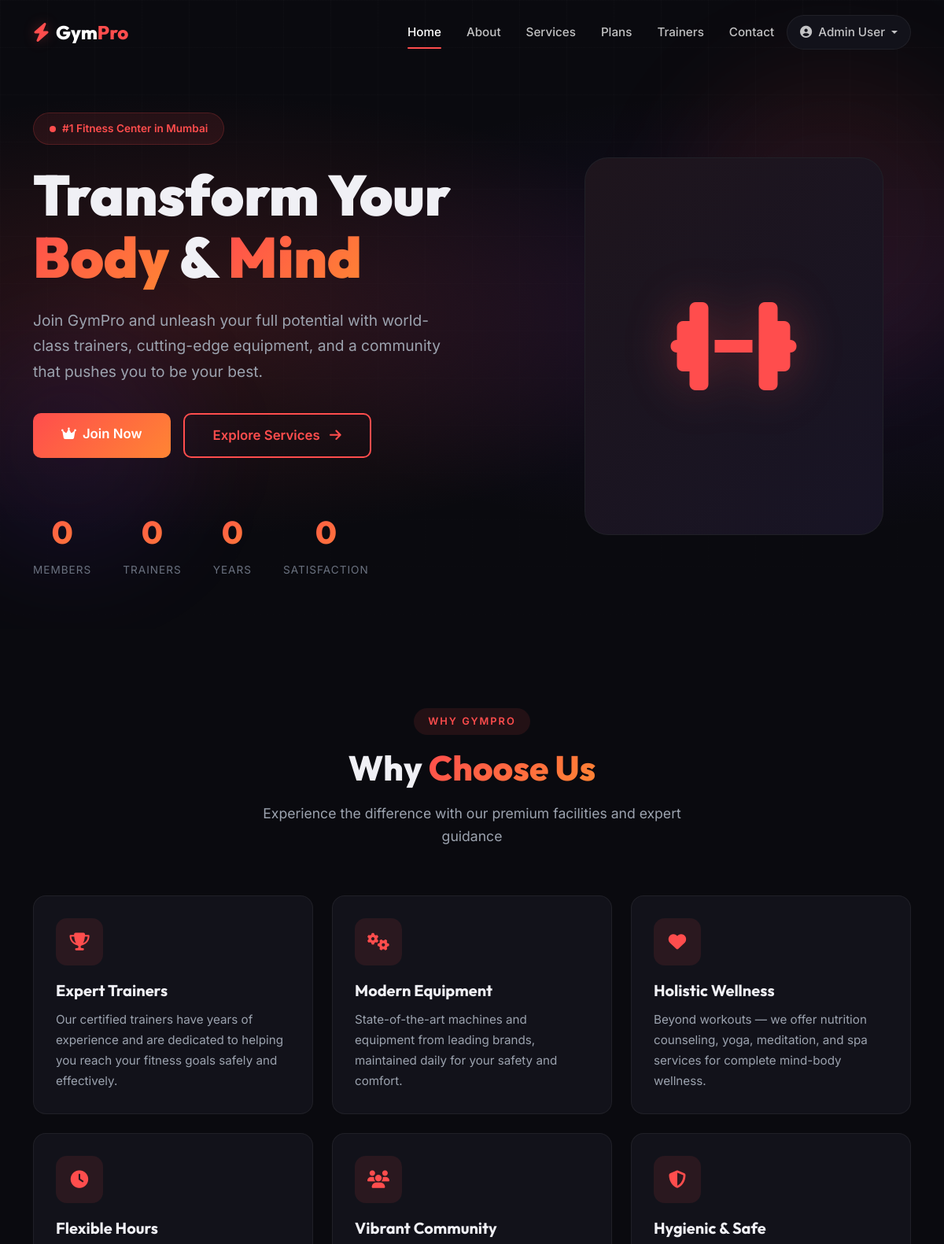
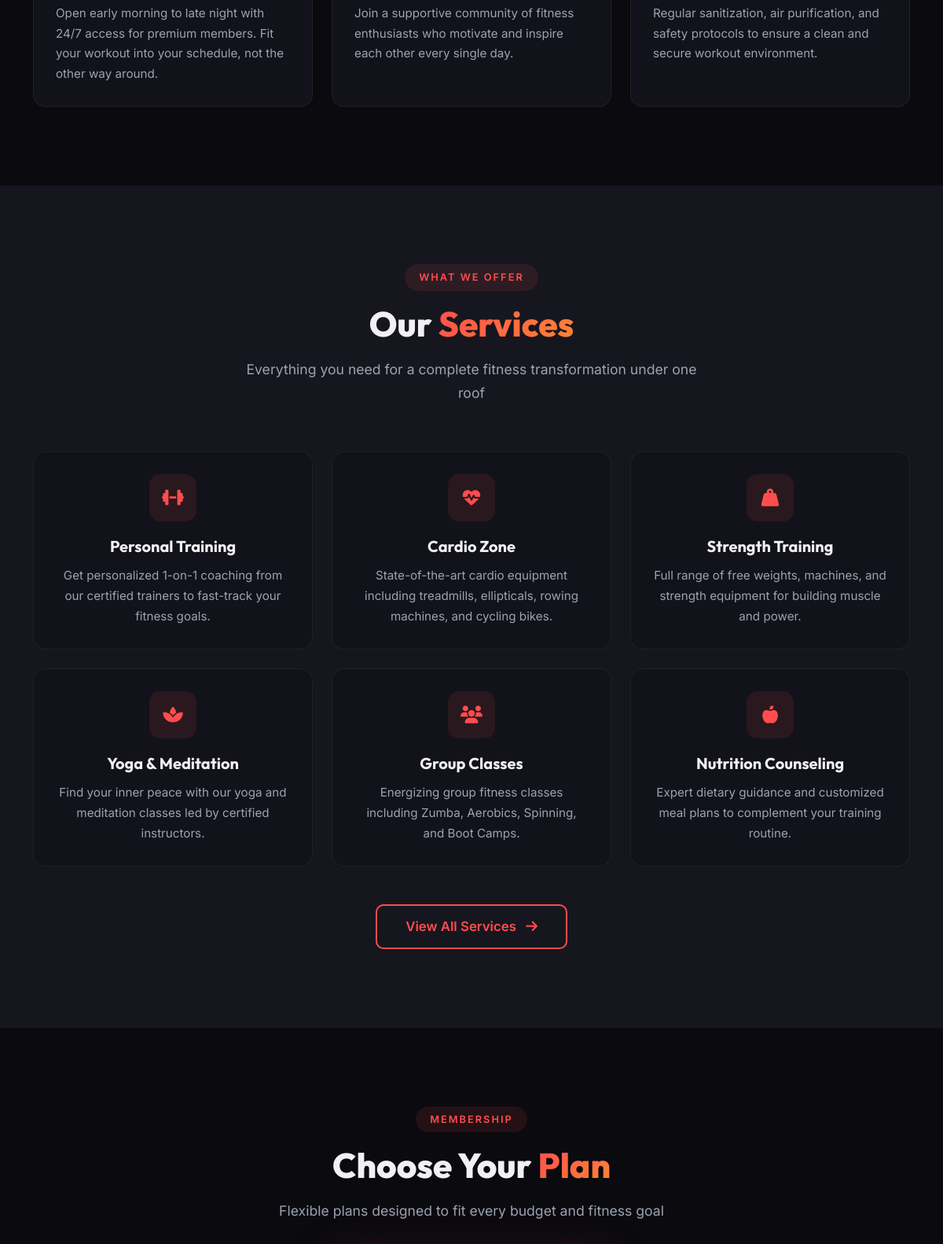
The page / (signed in, upper part) on the database its author committed (2 pictures, top to bottom).
### tables this page shows
CREATE TABLE IF NOT EXISTS services (
    id INT AUTO_INCREMENT PRIMARY KEY,
    name VARCHAR(100) NOT NULL,
    slug VARCHAR(100) NOT NULL UNIQUE,
    description TEXT DEFAULT NULL,
    icon VARCHAR(50) DEFAULT NULL,
    image VARCHAR(255) DEFAULT NULL,
    is_active TINYINT(1) DEFAULT 1,
    sort_order INT DEFAULT 0,
    created_at TIMESTAMP DEFAULT CURRENT_TIMESTAMP
);

### includes/functions.php (called while the page is built, shortened)
<?php
function getAllServices($activeOnly = true) {
    $db = getDB();
    $sql = "SELECT * FROM services";
    if ($activeOnly) $sql .= " WHERE is_active = 1";
    $sql .= " ORDER BY sort_order ASC";
    $stmt = $db->query($sql);
    return $stmt->fetchAll();
}
function sanitize($input) {
    return htmlspecialchars(trim($input), ENT_QUOTES, 'UTF-8');
}

### index.php (the view, shortened to what this page needs)
<?php
require_once 'includes/functions.php';
$services = getAllServices(true);
require_once 'includes/header.php';
?>
<section class="hero-section">
    <div class="hero-bg">
        <div class="hero-bg-pattern"></div>
    </div>
    <div class="hero-float hero-float-2"></div>
    <div class="container">
        <div class="row align-items-center">
            <div class="col-lg-7 hero-content">
                <div class="hero-badge">
                    <span class="pulse-dot"></span>
                    #1 Fitness Center in Mumbai
                </div>
                <h1 class="hero-title">
                    <span class="line">Transform Your</span>
                    <span class="line"><span class="text-gradient">Body</span> & <span class="text-gradient">Mind</span></span>
                </h1>
                <p class="hero-description">
                    Join GymPro and unleash your full potential with world-class trainers, cutting-edge equipment, and a community that pushes you to be your best.
                </p>
                <div class="hero-buttons">
                    <a href="<?= SITE_URL ?>/plans.php" class="btn btn-accent btn-lg">
                        <i class="fas fa-crown me-2"></i>Join Now
                    </a>
                    <a href="<?= SITE_URL ?>/services.php" class="btn btn-accent-outline btn-lg">
                        Explore Services <i class="fas fa-arrow-right ms-2"></i>
                    </a>
                </div>
                <div class="hero-stats">
                    <div class="hero-stat">
                        <span class="number" data-counter data-target="5000">0</span>
                        <span class="label">Members</span>
                    </div>
                    <div class="hero-stat">
                        <span class="number" data-counter data-target="50" data-suffix="+">0</span>
                        <span class="label">Trainers</span>
                    </div>
                    <div class="hero-stat">
                        <span class="number" data-counter data-target="15">0</span>
                        <span class="label">Years</span>
                    </div>
                    <div class="hero-stat">
                        <span class="number" data-counter data-target="98" data-suffix="%">0</span>
                        <span class="label">Satisfaction</span>
                    </div>
                </div>
            </div>
            <div class="col-lg-5 d-none d-lg-flex justify-content-center">
                <div style="width:380px;height:480px;background:var(--color-bg-card);border-radius:30px;border:1px solid var(--color-border);display:flex;align-items:center;justify-content:center;font-size:8rem;color:var(--color-accent);position:relative;overflow:hidden;">
                    <div style="position:absolute;inset:0;background:linear-gradient(135deg,rgba(255,77,77,0.05),rgba(124,58,237,0.05));"></div>
                    <i class="fas fa-dumbbell" style="position:relative;z-index:1;filter:drop-shadow(0 0 30px rgba(255,77,77,0.3));"></i>
                </div>
            </div>
        </div>
    </div>
</section>
<section class="section-padding">
    <div class="container">
        <div class="section-header" data-aos="fade-up">
            <span class="badge-label">Why GymPro</span>
            <h2>Why <span class="text-gradient">Choose Us</span></h2>
            <p>Experience the difference with our premium facilities and expert guidance</p>
        </div>
        <div class="row g-4">
            <div class="col-md-6 col-lg-4" data-aos="fade-up" data-aos-delay="100">
                <div class="gp-card h-100">
                    <div class="card-icon">
                        <i class="fas fa-trophy"></i>
                    </div>
                    <h4 class="card-title">Expert Trainers</h4>
                    <p class="card-text">Our certified trainers have years of experience and are dedicated to helping you reach your fitness goals safely and effectively.</p>
                </div>
            </div>
            <div class="col-md-6 col-lg-4" data-aos="fade-up" data-aos-delay="200">
                <div class="gp-card h-100">
                    <div class="card-icon">
                        <i class="fas fa-cogs"></i>
                    </div>
                    <h4 class="card-title">Modern Equipment</h4>
                    <p class="card-text">State-of-the-art machines and equipment from leading brands, maintained daily for your safety and comfort.</p>
                </div>
            </div>
            <div class="col-md-6 col-lg-4" data-aos="fade-up" data-aos-delay="300">
                <div class="gp-card h-100">
                    <div class="card-icon">
                        <i class="fas fa-heart"></i>
                    </div>
                    <h4 class="card-title">Holistic Wellness</h4>
                    <p class="card-text">Beyond workouts — we offer nutrition counseling, yoga, meditation, and spa services for complete mind-body wellness.</p>
                </div>
            </div>
            <div class="col-md-6 col-lg-4" data-aos="fade-up" data-aos-delay="400">
                <div class="gp-card h-100">
                    <div class="card-icon">
                        <i class="fas fa-clock"></i>
                    </div>
                    <h4 class="card-title">Flexible Hours</h4>
                    <p class="card-text">Open early morning to late night with 24/7 access for premium members. Fit your workout into your schedule, not the other way around.</p>
                </div>
            </div>
            <div class="col-md-6 col-lg-4" data-aos="fade-up" data-aos-delay="500">
                <div class="gp-card h-100">
                    <div class="card-icon">
                        <i class="fas fa-users"></i>
                    </div>
                    <h4 class="card-title">Vibrant Community</h4>
                    <p class="card-text">Join a supportive community of fitness enthusiasts who motivate and inspire each other every single day.</p>
                </div>
            </div>
            <div class="col-md-6 col-lg-4" data-aos="fade-up" data-aos-delay="600">
                <div class="gp-card h-100">
                    <div class="card-icon">
                        <i class="fas fa-shield-alt"></i>
                    </div>
                    <h4 class="card-title">Hygienic & Safe</h4>
                    <p class="card-text">Regular sanitization, air purification, and safety protocols to ensure a clean and secure workout environment.</p>
                </div>
            </div>
        </div>
    </div>
</section>
<section class="section-padding" style="background:var(--color-bg-surface);">
    <div class="container">
        <div class="section-header" data-aos="fade-up">
            <span class="badge-label">What We Offer</span>
            <h2>Our <span class="text-gradient">Services</span></h2>
            <p>Everything you need for a complete fitness transformation under one roof</p>
        </div>
        <div class="row g-4">
            <?php foreach (array_slice($services, 0, 6) as $i => $service): ?>
            <div class="col-md-6 col-lg-4" data-aos="fade-up" data-aos-delay="<?= ($i + 1) * 100 ?>">
                <div class="gp-card h-100 text-center">
                    <div class="card-icon mx-auto">
                        <i class="<?= sanitize($service['icon']) ?>"></i>
                    </div>
                    <h4 class="card-title"><?= sanitize($service['name']) ?></h4>
                    <p class="card-text"><?= sanitize($service['description']) ?></p>
                </div>
            </div>
            <?php endforeach; ?>
        </div>
        <div class="text-center mt-5" data-aos="fade-up">
            <a href="<?= SITE_URL ?>/services.php" class="btn btn-accent-outline btn-lg">
                View All Services <i class="fas fa-arrow-right ms-2"></i>
            </a>
        </div>
    </div>
</section>
<section class="section-padding">
    <div class="container">
        <div class="section-header" data-aos="fade-up">
            <span class="badge-label">Membership</span>
            <h2>Choose Your <span class="text-gradient">Plan</span></h2>
            <p>Flexible plans designed to fit every budget and fitness goal</p>
        </div>
    </div>
</section>
<?php require_once 'includes/footer.php'; ?>

### rows shown on the page
services: name "Personal Training", description "Get personalized 1-on-1 coaching from our certified trainers to fast-track your fitness goals."
services: name "Cardio Zone", description "State-of-the-art cardio equipment including treadmills, ellipticals, rowing machines, and cycling bikes."
services: name "Strength Training", description "Full range of free weights, machines, and strength equipment for building muscle and power."
services: name "Yoga & Meditation", description "Find your inner peace with our yoga and meditation classes led by certified instructors."
services: name "Group Classes", description "Energizing group fitness classes including Zumba, Aerobics, Spinning, and Boot Camps."
services: name "Nutrition Counseling", description "Expert dietary guidance and customized meal plans to complement your training routine."

### other values the page prints
$_SESSION['user_name'] "Admin User"
